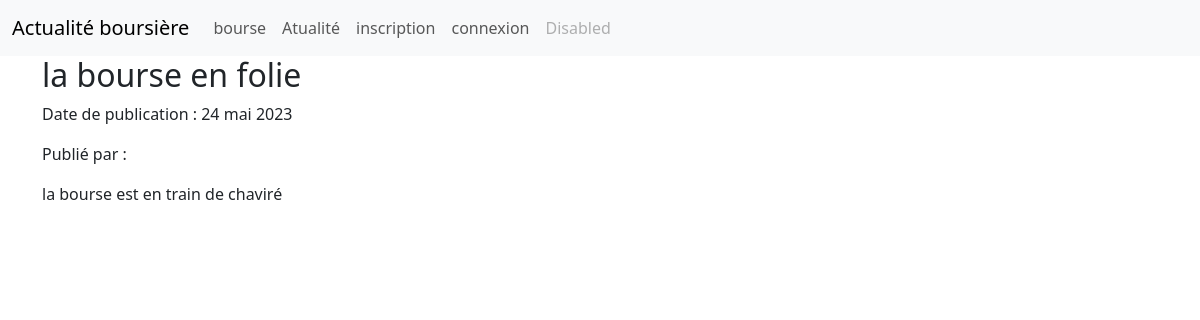
Before: /actualites/2/ with the older database file.
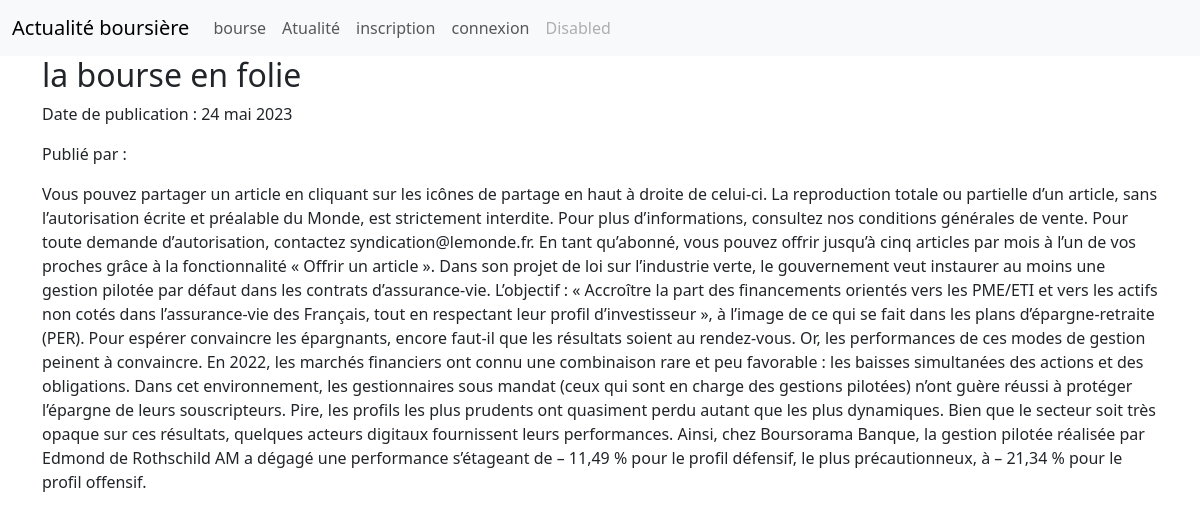
After: the same page with the newer database file.
### bourse/models.py (models this page shows, shortened)
class Article(models.Model):
    id_article = models.AutoField(primary_key=True)
    titre = models.CharField(max_length=250)
    contenu = models.TextField()
    date_publication = models.DateField()
    public = models.BooleanField()

### bourse/views.py (the view)
# urls.py: path('actualites/<int:article_id>/',detail_actualite, name='detail_actualite'),
def detail_actualite(request, article_id):
    article = get_object_or_404(Article, pk=article_id)
    return render(request, 'bourse/detail_actualite.html', {'article': article})

### templates/bourse/detail_actualite.html
{% extends 'bourse/base.html' %}
{% block content %}
<div class="article">
    <h2>{{ article.titre }}</h2>
    <p>Date de publication : {{ article.date_publication }}</p>
    <p>Publié par : {{ article.associer.entreprise.nom }}</p>
    <p>{{ article.contenu }}</p>
  </div>
  {% endblock %}

Changed rows visible on the page:
changed Article "la bourse en folie": contenu "la bourse est en train de chaviré" → "Vous pouvez partager un article en cliquant sur les icônes de partage en haut à droite de celui-ci. La reproduction totale ou partielle d’un article, sans l’autorisation écrite et préalable du Monde, est strictement interdite. Pour plus d’informations, consultez nos conditions générales de vente. Pour toute demande d’autorisation, contactez syndication@lemonde.fr. En tant qu’abonné, vous pouvez offrir jusqu’à cinq articles par mois à l’un de vos proches grâce à la fonctionnalité « Offrir un article ». Dans son projet de loi sur l’industrie verte, le gouvernement veut instaurer au moins une gestion pilotée par défaut dans les contrats d’assurance-vie. L’objectif : « Accroître la part des…"
